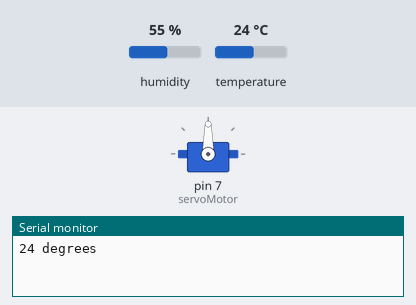
Simulated run of this sketch. Board: Arduino Uno, built with avr-gcc and run on an emulated ATmega328P. On the bench: servo, the last lines printed to the serial monitor. The test bench sets the inputs (shaded band); at power-on: humidity 55 %, temperature 24 °C.

Above: at 0.1 s.
At 0.6 s:
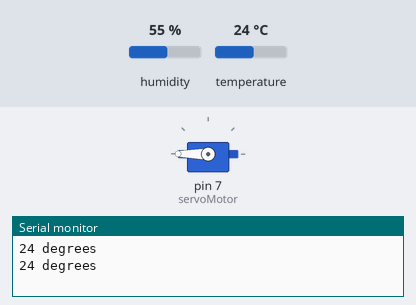
Timing chart, 0 to 2.1 s (numbered marks = the images above):
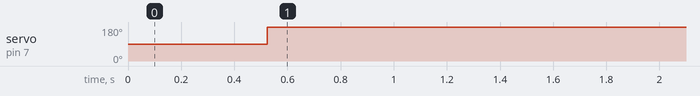

Measured:
- by itself, servo on pin 7 (servoMotor): 90° → 180° at 0.52 s

The sketch:

DHT11_with_Servo_Motor.ino
```cpp
/*
Aralinks Coding Education
modified 27 April 2019
by Nikko Llanes
*/

#include <Servo.h>
#include<dht.h>// DHT11 humidity sensor library
dht DHT; //Creating sensor object
#define DHT11_PIN 2 // Sensor is connected to Arduino pin 2

int temp;
int servoMotor =7;

Servo Servo1;
void setup() {
  Serial.begin(9600);
  pinMode(2,INPUT);       //DHT11
  Servo1.attach(servoMotor);

}
void loop() {
  int chk = DHT.read11(DHT11_PIN); //Reading data from sensor
  temp = DHT.temperature;

  Serial.print(DHT.temperature,0);//prints obtained temperature on serial port
  Serial.println(" degrees");
  delay(500);

  if (temp > 25) {
  Servo1.write(90);

 }
  else {
  Servo1.write(180);
 }
}
```
